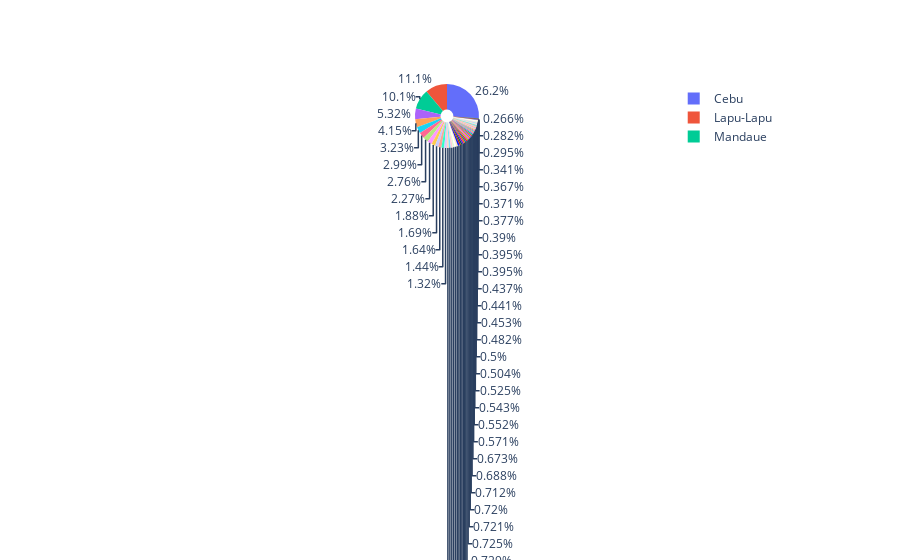

Write notebook code for a chart like this one.
### Code cell
import plotly.graph_objects as go

labels = cebu_income1['Name']
values = cebu_income1['ARI_2018 in Million Peso']

# Use `hole` to create a donut-like pie chart
fig = go.Figure(data=[go.Pie(labels=labels, values=values, hole=.2)])
fig.show()

### Figure 1 — Plotly figure (JSON) as saved in the notebook; plotly's stock layout.template omitted (floating-point values rounded to 4 significant figures)
{"data": [{"hole": 0.2, "labels": ["Alcantara", "Alcoy", "Alegria", "Aloguinsan", "Argao", "Asturias", "Badian", "Balamban", "Bantayan", "Barili", "Bogo", "Boljoon", "Borbon", "Carcar", "Carmen", "Catmon", "Cebu", "Compostela", "Consolacion", "Cordova", "Daanbantayan", "Dalaguete", "Danao", "Dumanjug", "Ginatilan", "Lapu-Lapu", "Liloan", "Madridejos", "Malabuyoc", "Mandaue", "Medellin", "Minglanilla", "Moalboal", "Naga", "Oslob", "Pilar", "Pinamungahan", "Poro", "Ronda", "Samboan", "San Fernando", "San Francisco", "San Remigio", "Santa Fe", "Santander", "Sibonga", "Sogod", "Tabogon", "Tabuelan", "Talisay", "Toledo", "Tuburan", "Tudela"], "type": "pie", "values": [60.92, 77.73, 90.12, 93.34, 193.9, 157.3, 148.6, 337.6, 208.3, 181.5, 467.8, 81.46, 104.0, 569.1, 148.4, 103.1, 5393.0, 141.8, 388.3, 164.7, 201.3, 189.5, 666.7, 146.7, 70.39, 2288.0, 297.3, 112.0, 76.45, 2093.0, 150.4, 347.7, 157.7, 617.3, 271.6, 54.87, 162.5, 90.94, 75.7, 81.49, 196.8, 149.6, 158.0, 99.33, 80.5, 138.7, 113.8, 117.7, 108.3, 856.0, 1096.0, 182.2, 58.16]}], "layout": {}}
